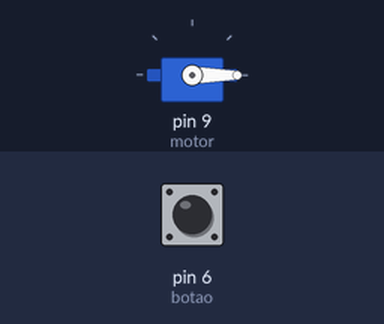
Bench run of a sketch on a simulated Arduino Uno, built with avr-gcc and run on an emulated ATmega328P. On the bench: servo. The inputs (shaded band) are chosen by the test bench; at power-on: pin 6 (botao) LOW.

Above: at 1.2 s.
1.3 s: pin 6 (botao) pulled HIGH for 0.15 s
At 1.38 s:
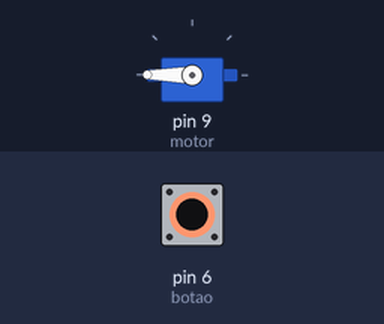
2.9 s: pin 6 (botao) pulled HIGH for 3.2 s
At 6.7 s:
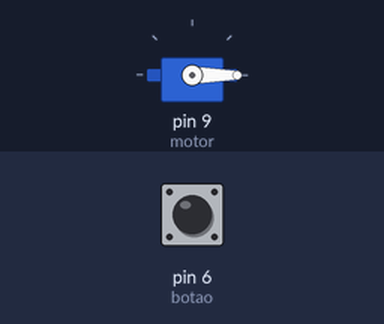
Timing chart, 0 to 8.2 s (numbered marks = the images above; inputs shaded):
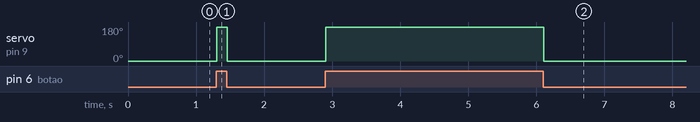

Measured:
- after the input at 1.3 s, servo on pin 9 (motor): 0° → 180° at once, → 0° 0.16 s later
- after the input at 2.9 s, servo on pin 9 (motor): 0° → 180° at once, → 0° 3.2 s later

The sketch:

servo_botao.ino
```cpp
#include <Servo.h>

Servo motor;

int botao = 6;


void setup() {
  motor.attach(9);
  pinMode(botao, INPUT);

}

void loop() {
  int estadobotao = digitalRead(botao);
  if(estadobotao == 1){
    motor.write(180);
    delay(20);

} else{
  motor.write(0);
  delay(20);
  }
}
```
